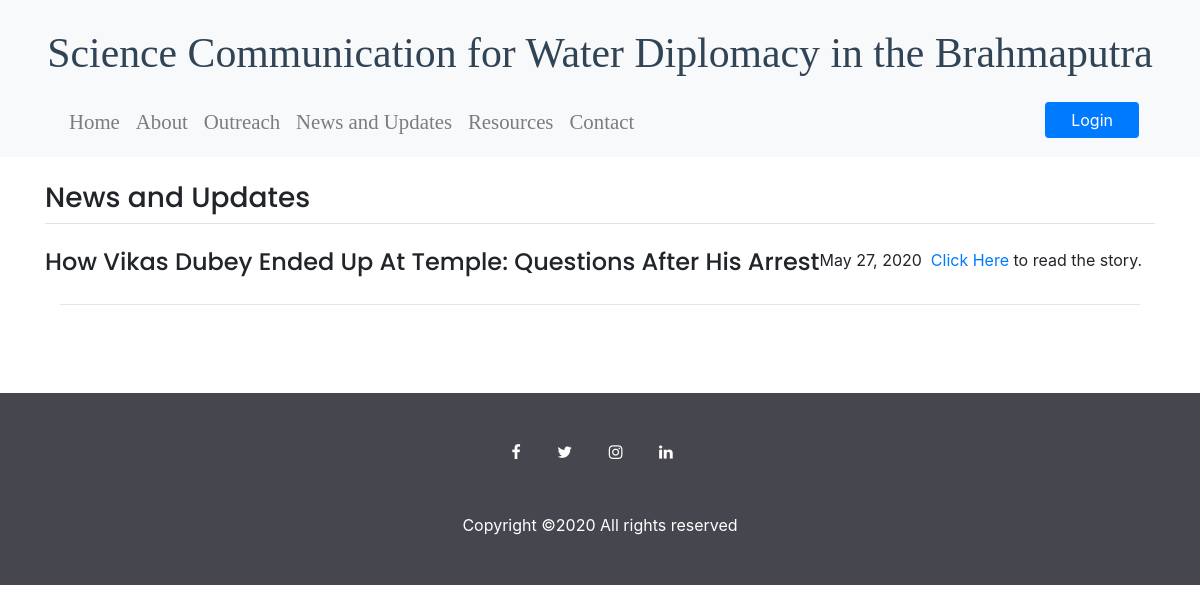
The page /news_and_updates/ on the database as committed earlier.
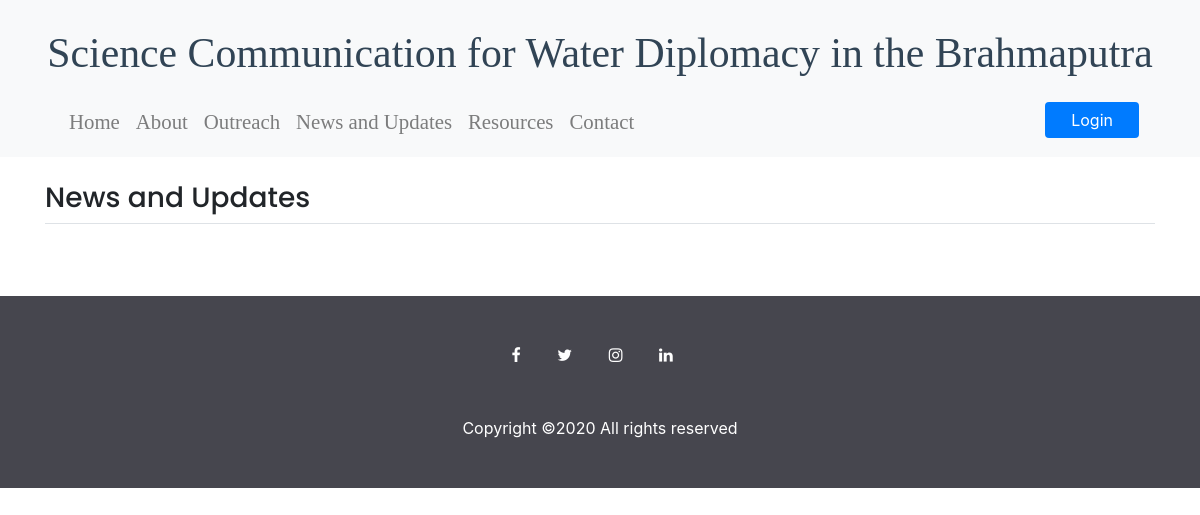
The same page on the database as committed later.
### news/models.py (models this page shows)
class news(models.Model):
    title = models.CharField(max_length=500)
    body = models.TextField(max_length = 3000 ,default= None)
    url = models.CharField(max_length=500)
    date = models.IntegerField(default=12)
    month = models.CharField(max_length=50,default="june")
    year = models.IntegerField(default=2020)
    file = models.FileField(upload_to ='files/')
    has_url = models.BooleanField(default = True)
    has_file = models.BooleanField(default = True)

### news/views.py (the view)
# urls.py: path('',views.newss,name = 'news'),
def newss(request):
    News = news.objects
    return render(request,'news/news.html',{'News':News})

### news/templates/news/news.html (shortened to what this page needs)
{% extends 'base.html' %}
{% block ccd %}
<div id="marine-content-inner">
  <section id="main-content">
      <div class="container">
        <div class="page-heading style3 wrapper border-bottom ">
                <div class="row">
                    <div class="col-lg-6 col-md-6 col-sm-6">
                      <br><h3>News and Updates</h3>
                    </div>
                    <div class="col-lg-6 col-md-6 col-sm-6">
                     </div>
                </div>
          </div>
          <div class = "container">
          {% for news in News.all %}
          <br>
          <div class = "row">
            <h4>{{news.title}}</h4><br>
            <p> {{news.month}}&nbsp;{{news.date}},&nbsp;{{news.year}}&nbsp;
            {%if news.has_url == True %}
            <a href = "{{news.url}}">Click Here&nbsp;</a>to read the story.&nbsp;&nbsp;
            {%endif%}
            </p>
          </div>
          <hr>
          {%endfor%}
          </div>
      </div>
    </section>
  </div>
</div>
<br>
{%endblock%}

Rows that differ between the two databases and show on the page:
removed news: title "How Vikas Dubey Ended Up At Temple: Questions After His Arrest", month "May", date "27", year "2020"
